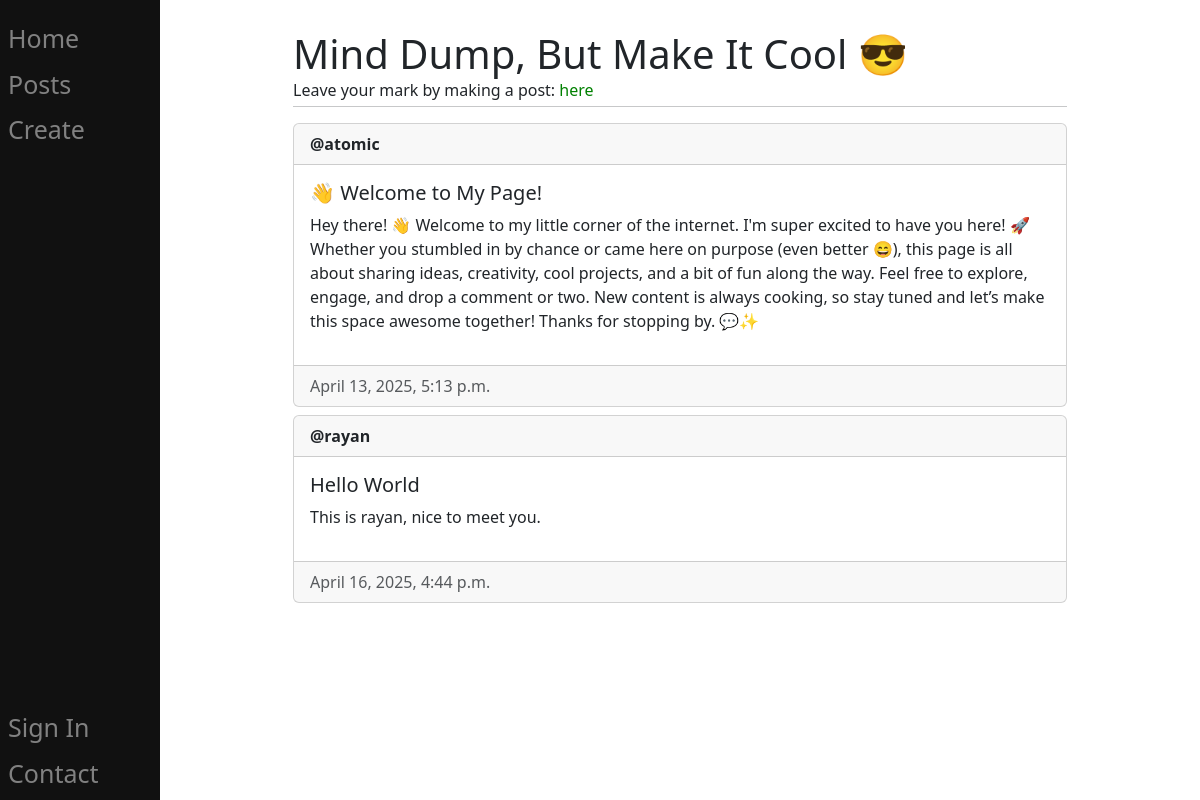
/posts/, run on the app's committed database.
### blog/models.py (models this page shows, shortened)
class Post(models.Model):
    author = models.ForeignKey(User, on_delete=models.CASCADE, related_name='posts')
    title = models.CharField(max_length=200)
    description = models.TextField()
    created_at = models.DateTimeField(auto_now_add=True)
    updated_at = models.DateTimeField(auto_now=True)

### blog/views.py (the view)
# urls.py: path('posts/', views.posts, name='posts'),
def posts(request):
    posts = Post.objects.all()
    return render(request, 'blog/posts.html', {
        'posts': posts
    })

### templates/blog/posts.html (shortened to what this page needs)
{% extends "base_templates/base.html" %}
{% block top_links %}
    <a id='link' href="/posts/create">Create</a>
{% endblock top_links %}
{% block content %}
<h1 class="mb-0">Mind Dump, But Make It Cool 😎</h1>
<p class="mb-0">Leave your mark by making a post: <a style="text-decoration:none;color:green;" href="/posts/create">here</a></p>
<hr class="mt-1">
{% for post in posts %}
  <div class="card mt-2">
    <div class="card-header"><strong>@{{ post.author.username }}</strong></div>
    <div class="card-body d-flex flex-row justify-content-between">
    <div>
      <h5 class="card-title">{{post.title}}</h5>
      <p>{{post.description}}</p>
    </div>
    </div>
    <div class="card-footer text-muted">{{post.created_at}}</div>
  </div>
{% empty %}
  <div class="text-center text-muted mt-3">
    <h1>No posts yet :|</h1>
  </div>
{% endfor %}
{% endblock content %}

### data on the page
Post: author.username "atomic", title "👋 Welcome to My Page!", description "Hey there! 👋 Welcome to my little corner of the internet. I'm super excited to have you here! 🚀 Whether you stumbled in by chance or came here on purpose (even better 😄), this page is all about sharing ideas, creativity, cool projects, and a bit of fun along the way. Feel free to explore, engage, and drop a comment or two. New content is always cooking, so stay tuned and let’s make this space awesome together! Thanks for stopping by. 💬✨", created_at "April 13, 2025, 5:13 p.m."
Post: author.username "rayan", title "Hello World", description "This is rayan, nice to meet you.", created_at "April 16, 2025, 4:44 p.m."
